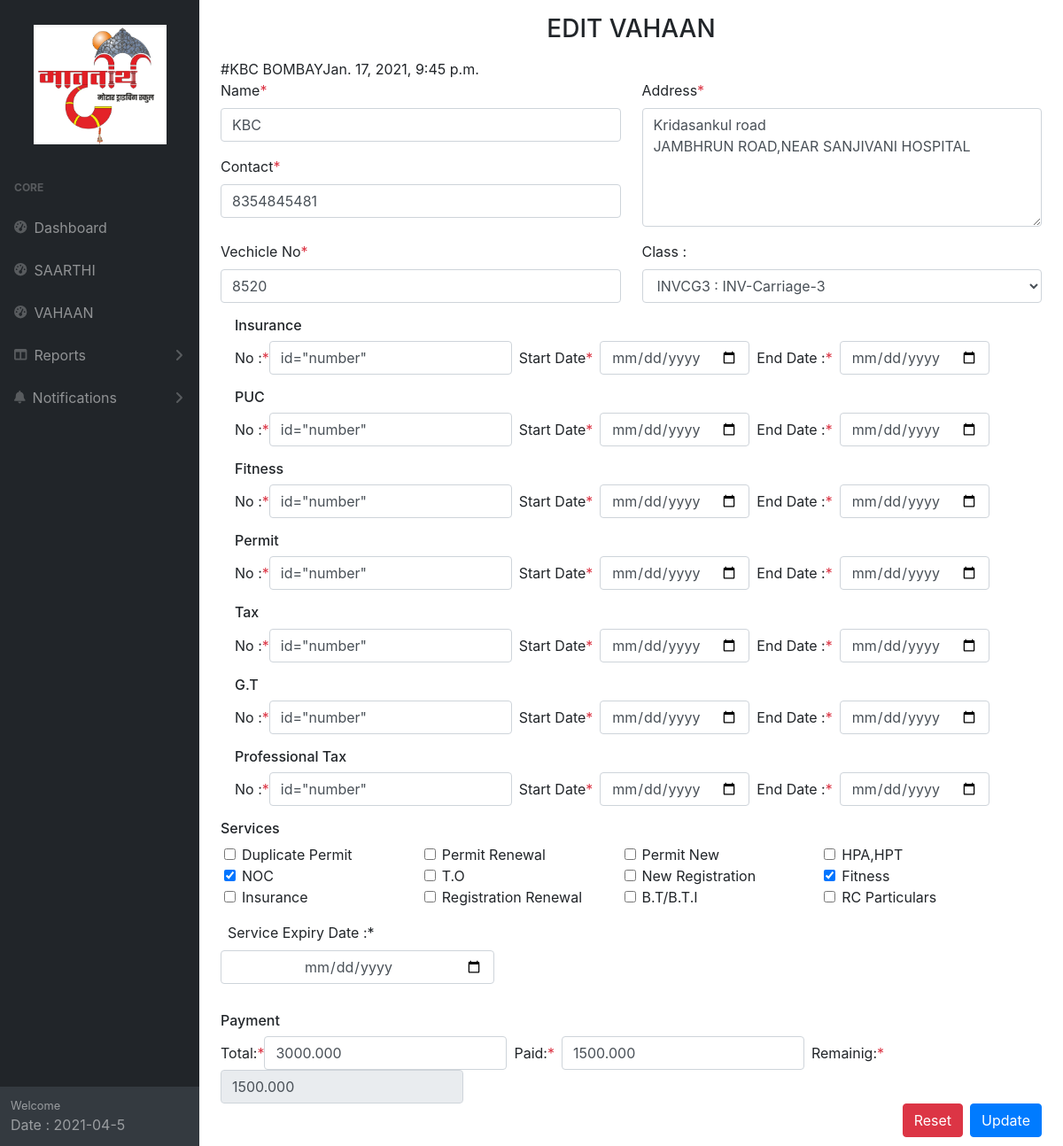
/Sarthi/edit/1, run on the app's committed database.
### RTOMod/models.py (models this page shows, shortened)
class Sarthi(models.Model):
    Name = models.CharField(max_length=1080)
    contact = models.CharField(max_length=1080)
    Address = models.CharField(max_length=1080)
    vehicleNo = models.CharField(max_length=1080)
    ClassId  = models.CharField(max_length=1080)
    InsuranceNo = models.CharField(max_length=1080)
    InsuranceStartDate = models.CharField(max_length=1080)
    InsuranceExpiryDate = models.CharField(max_length=1080)
    PUCNo = models.CharField(max_length=1080)
    PUCStartDate = models.CharField(max_length=1080)
    PUCExpiryDate = models.CharField(max_length=1080)
    FitnessNo = models.CharField(max_length=1080)
    FitnessStartDate = models.CharField(max_length=1080)
    FitnessExpiryDate = models.CharField(max_length=1080)
    PermitNo = models.CharField(max_length=1080)
    PermitStartDate = models.CharField(max_length=1080)
    PermitExpiryDate = models.CharField(max_length=1080)
    TaxNo = models.CharField(max_length=1080)
    TaxStartDate = models.CharField(max_length=1080)
    TaxExpiryDate = models.CharField(max_length=1080)
    GTNo = models.CharField(max_length=1080)
    GTStartDate = models.CharField(max_length=1080)
    GTExpiryDate = models.CharField(max_length=1080)
    PTNo = models.CharField(max_length=1080)
    PTStartDate = models.CharField(max_length=1080)
    PTExpiryDate = models.CharField(max_length=1080)
    services = models.CharField(max_length=1000)
    Expiry = models.DateField()
    total = models.DecimalField(decimal_places=3,max_digits=120)
    Paid = models.DecimalField(decimal_places=3,max_digits=120)
    Remaining =  models.DecimalField(decimal_places=3,max_digits=120)
    systemDate = models.DateTimeField(auto_now=False, auto_now_add=False)
    created_at = models.DateTimeField(auto_now_add=True)
    updated_at = models.DateTimeField(auto_now=True)

class SarthiClasses(models.Model):
    titleid = models.CharField(max_length=1080)
    title = models.CharField(max_length=1080)
    created_at = models.DateTimeField(auto_now_add=True)
    updated_at = models.DateTimeField(auto_now=True)

class SarthiServices(models.Model):
    titleid = models.CharField(max_length=1080)
    title = models.CharField(max_length=1080)
    created_at = models.DateTimeField(auto_now_add=True)
    updated_at = models.DateTimeField(auto_now=True)
    def __str__(self):
        return self.title

### RTOMod/views.py (the view)
# urls.py: path('Sarthi/edit/<id>', views.sarthiEdit, name="RTOModSarthiEdit"),
def sarthiEdit(request,id):
    SAR = Sarthi.objects.get(pk=id)
    if request.method == 'POST':
        if 'SarthiUpdate' in request.POST:
            SAR.Name = request.POST['Name']
            SAR.contact = request.POST['Contact']
            SAR.Address = request.POST['Address']
            SAR.vehicleNo = request.POST['VehicleNo']
            SAR.ClassId = request.POST['classid']
            SAR.InsuranceNo = request.POST['InsuranceNo']
            SAR.InsuranceStartDate = request.POST['InsuranceStartDate']
            SAR.InsuranceExpiryDate = request.POST['InsuranceExpiryDate']
            SAR.PUCNo = request.POST['PUCNo']
            SAR.PUCStartDate = request.POST['PUCStartDate']
            SAR.PUCExpiryDate = request.POST['PUCExpiryDate']
            SAR.FitnessNo = request.POST['FitnessNo']
            SAR.FitnessStartDate = request.POST['FitnessStartDate']
            SAR.FitnessExpiryDate = request.POST['FitnessExpiryDate']
            SAR.PermitNo = request.POST['PermitNo']
            SAR.PermitStartDate = request.POST['PermitStartDate']
            SAR.PermitExpiryDate = request.POST['PermitExpiryDate']
            SAR.TaxNo = request.POST['TaxNo']
            SAR.TaxStartDate = request.POST['TaxStartDate']
            SAR.TaxExpiryDate = request.POST['TaxExpiryDate']
            SAR.GTNo = request.POST['GTNo']
            SAR.GTStartDate = request.POST['GTStartDate']
            SAR.GTExpiryDate = request.POST['GTExpiryDate']
            SAR.PTNo = request.POST['PTNo']
            SAR.PTStartDate = request.POST['PTStartDate']
            SAR.PTExpiryDate = request.POST['PTExpiryDate']
            SAR.total = request.POST['total']
            SAR.Paid = request.POST['amtPaid']
            SAR.Remaining = request.POST['amtRemaining']
            SAR.Expiry = request.POST['serviceExpiryDate']
            SAR.save()
            AllSarthiServices = request.POST.getlist('myservice')
            SarthiServiesTracker.objects.filter(SarthiId = id).delete()
            for service in AllSarthiServices:
                SST = SarthiServiesTracker()
                SST.SarthiId = SAR.id
                SST.ServiceName = service
                SST.save()
            return redirect('RTOModSarthi')
    else:
        SARClasses = SarthiClasses.objects.all()
        SARServices = SarthiServices.objects.all()
        RawSSTs = SarthiServiesTracker.objects.filter(SarthiId=id).values_list('ServiceName', flat=True)
        SSTs = list(RawSSTs)
        return render(request,'RTOMod/sarthiEdit.html',{'SAR':SAR,'SARClasses':SARClasses,'SARServices':SARServices,'SSTs':SSTs})

### RTOMod/templates/RTOMod/sarthiEdit.html
{% extends 'base.html' %} {% block content %}
<h3 class='my-3 text-uppercase text-center'>Edit Vahaan</h3>
#{{SAR.Name}}{{SAR.created_at}}
<form method="POST" action={% url 'RTOModSarthiEdit' id=SAR.id %}>{% csrf_token %}
    <div class="row">
        <div class="col-md-6">
            <div class="form-group">
                <label for="">Name<span class="text-danger">*</span></label>
                <input required type="text" class="form-control" name="Name" id="" value={{SAR.Name}} />
            </div>
            <div class="form-group">
                <label for="">Contact<span class="text-danger">*</span></label>
                <input  type="tel" class="form-control" name="Contact" id="" value={{SAR.contact}} />
            </div>
        </div>
        <div class="col-md-6">
            <div class="form-group">
                <label for="">Address<span class="text-danger">*</span></label>
                <textarea  class="form-control" name="Address" id="" rows="5">{{SAR.Address}}</textarea>
            </div>
        </div>
        <div class="col-md-6">
            <div class="form-group">
                <label for="">Vechicle No<span class="text-danger">*</span></label>
                <input  type="text" class="form-control" name="VehicleNo" id=""  value={{SAR.vehicleNo}} />
            </div>
        </div>
        <div class="col-md-6">
            <div class="form-group">
              <label for="sel1">Class :</label>
              <select  class="form-control" id="sel1" name="classid">
                {% for SARClass in SARClasses %}
                  <option  {% if SAR.ClassId == SARClass.titleid %} selected {% endif %} value={{SARClass.titleid}}>{{SARClass.title}}</option>
                {% endfor %}
              </select>
            </div>
          </div>
    </div>
        <div class="mx-3">
            <div class="form-group">
                <div class="">
                    <h6>Insurance </h6>
                    <div class="form-inline">
                        <label for="number">No :<span class="text-danger">*</span></label>
                        <input  type="text" class="form-control" name="InsuranceNo" value={{SAR.InsuranceNo}} id="number" />
                        <label class="mx-2" for="pwd">Start Date<span class="text-danger">*</span></label>
                        <input  type="date" class="form-control" name="InsuranceStartDate" value={{SAR.InsuranceStartDate}} />
                        <label class="mx-2" for="pwd">End Date :<span class="text-danger">*</span></label>
                        <input  type="date" class="form-control" name="InsuranceExpiryDate" value={{SAR.InsuranceExpiryDate}} />
                    </div>
                </div>
            </div>
            <div class="form-group">
                <h6>PUC</h6>
                <div class="form-inline">
                    <label for="number">No :<span class="text-danger">*</span></label>
                    <input  type="text" class="form-control" name="PUCNo" value={{SAR.PUCNo}} id="number" />
                    <label class="mx-2" for="pwd">Start Date<span class="text-danger">*</span></label>
                    <input  type="date" class="form-control" name="PUCStartDate" value={{SAR.PUCStartDate}} />
                    <label class="mx-2" for="pwd">End Date :<span class="text-danger">*</span></label>
                    <input  type="date" class="form-control" name="PUCExpiryDate" value={{SAR.PUCExpiryDate}} />
                </div>
            </div>
            <div class="form-group">
                <h6>Fitness </h6>
                <div class="form-inline">
                    <label for="number">No :<span class="text-danger">*</span></label>
                    <input  type="text" class="form-control" name="FitnessNo" value={{SAR.FitnessNo}} id="number" />
                    <label class="mx-2" for="pwd">Start Date<span class="text-danger">*</span></label>
                    <input  type="date" class="form-control" name="FitnessStartDate" value={{SAR.FitnessStartDate}} />
                    <label class="mx-2" for="pwd">End Date :<span class="text-danger">*</span></label>
                    <input  type="date" class="form-control" name="FitnessExpiryDate" value={{SAR.FitnessExpiryDate}} />
                </div>
            </div>
            <div class="form-group">
                <h6>Permit </h6>
                <div class="form-inline">
                    <label for="number">No :<span class="text-danger">*</span></label>
                    <input  type="text" class="form-control" name="PermitNo" value={{SAR.PermitNo}} id="number" />
                    <label class="mx-2" for="pwd">Start Date<span class="text-danger">*</span></label>
                    <input  type="date" class="form-control" name="PermitStartDate" value={{SAR.PermitStartDate}} />
                    <label class="mx-2" for="pwd">End Date :<span class="text-danger">*</span></label>
                    <input  type="date" class="form-control" name="PermitExpiryDate" value={{SAR.PermitExpiryDate}} />
                </div>
            </div>
            <div class="form-group">
                <h6>Tax </h6>
                <div class="form-inline">
                    <label for="number">No :<span class="text-danger">*</span></label>
                    <input  type="text" class="form-control" name="TaxNo" value={{SAR.TaxNo}} id="number" />
                    <label class="mx-2" for="pwd">Start Date<span class="text-danger">*</span></label>
                    <input  type="date" class="form-control" name="TaxStartDate" value={{SAR.TaxStartDate}} />
                    <label class="mx-2" for="pwd">End Date :<span class="text-danger">*</span></label>
                    <input  type="date" class="form-control" name="TaxExpiryDate" value={{SAR.TaxExpiryDate}} />
                </div>
            </div>
            <div class="form-group">
                <h6>G.T </h6>
                <div class="form-inline">
                    <label for="number">No :<span class="text-danger">*</span></label>
                    <input  type="text" class="form-control" name="GTNo" value={{SAR.GTNo}} id="number" />
                    <label class="mx-2" for="pwd">Start Date<span class="text-danger">*</span></label>
                    <input  type="date" class="form-control" name="GTStartDate" value={{SAR.GTStartDate}} />
                    <label class="mx-2" for="pwd">End Date :<span class="text-danger">*</span></label>
                    <input  type="date" class="form-control" name="GTExpiryDate" value={{SAR.GTExpiryDate}} />
                </div>
            </div>
            <div class="form-group">
                <h6>Professional Tax </h6>
                <div class="form-inline">
                    <label for="number">No :<span class="text-danger">*</span></label>
                    <input  type="text" class="form-control" name="PTNo" value={{SAR.PTNo}} id="number" />
                    <label class="mx-2" for="pwd">Start Date<span class="text-danger">*</span></label>
                    <input  type="date" class="form-control" name="PTStartDate" value={{SAR.PTStartDate}} />
                    <label class="mx-2" for="pwd">End Date :<span class="text-danger">*</span></label>
                    <input  type="date" class="form-control" name="PTExpiryDate" value={{SAR.PTExpiryDate}} />
                </div>
            </div>
        </div>
        <div class="">
            <h6>Services</h6>
            <div class="container-fluid">
                  <div class="row">
              {% for SARService in SARServices %}
              <div class="col-md-3">
                <label class="form-check-label">
                  <input  {% if SARService.titleid in SSTs %} checked {% endif %} type="checkbox" class="form-check-input" name="myservice" value={{SARService.titleid}}>{{SARService}}
                </label>
              </div>
              {% endfor %}
            </div>
            </div>
          </div>
          <div class="py-3">
            <label class="mx-2">Service Expiry Date :<span >*</span></label>
            <input  type="date" class="form-control col-md-4 text-center" name="serviceExpiryDate" value={{ SAR.Expiry}}/>
        </div>
        <div class="mt-3">
            <h6>Payment</h6>
            <div class="form-inline">
              <label for="number">Total:<span class="text-danger">*</span></label>
              <input  type="number" class="form-control" name="total" id="amtTotal" value={{SAR.total}} />
              <label class="mx-2" for="pwd">Paid:<span class="text-danger">*</span></label>
              <input  type="number" class="form-control" name="amtPaid" id="amtPaid" value={{SAR.Paid}} />
              <label class="mx-2" for="pwd">Remainig:<span class="text-danger">*</span></label>
              <input  readonly type="number" class="form-control" name="amtRemaining" id="amtRemaining" value={{SAR.Remaining}} />
            </div>
          </div>
        <button type="submit" class="btn btn-primary float-right" name="SarthiUpdate">Update</button>
        <button type="submit" class="btn btn-danger float-right mx-2">Reset</button>
        <br>
        <br>
</form>
{% endblock %}

### data on the page
Sarthi: Name "KBC BOMBAY", created_at "Jan. 17, 2021, 9:45 p.m.", Contact "8354845481", Address "Kridasankul road JAMBHRUN ROAD,NEAR SANJIVANI HOSPITAL", VehicleNo "8520", classid "INVCG3 : INV-Carriage-3", total "3000.000", amtPaid "1500.000", amtRemaining "1500.000"
SarthiServices: title "Duplicate Permit"
SarthiServices: title "Permit Renewal"
SarthiServices: title "Permit New"
SarthiServices: title "HPA,HPT"
SarthiServices: titleid "☑", title "NOC"
SarthiServices: title "T.O"
SarthiServices: title "New Registration"
SarthiServices: titleid "☑", title "Fitness"
SarthiServices: title "Insurance"
SarthiServices: title "Registration Renewal"
SarthiServices: title "B.T/B.T.I"
SarthiServices: title "RC Particulars"
